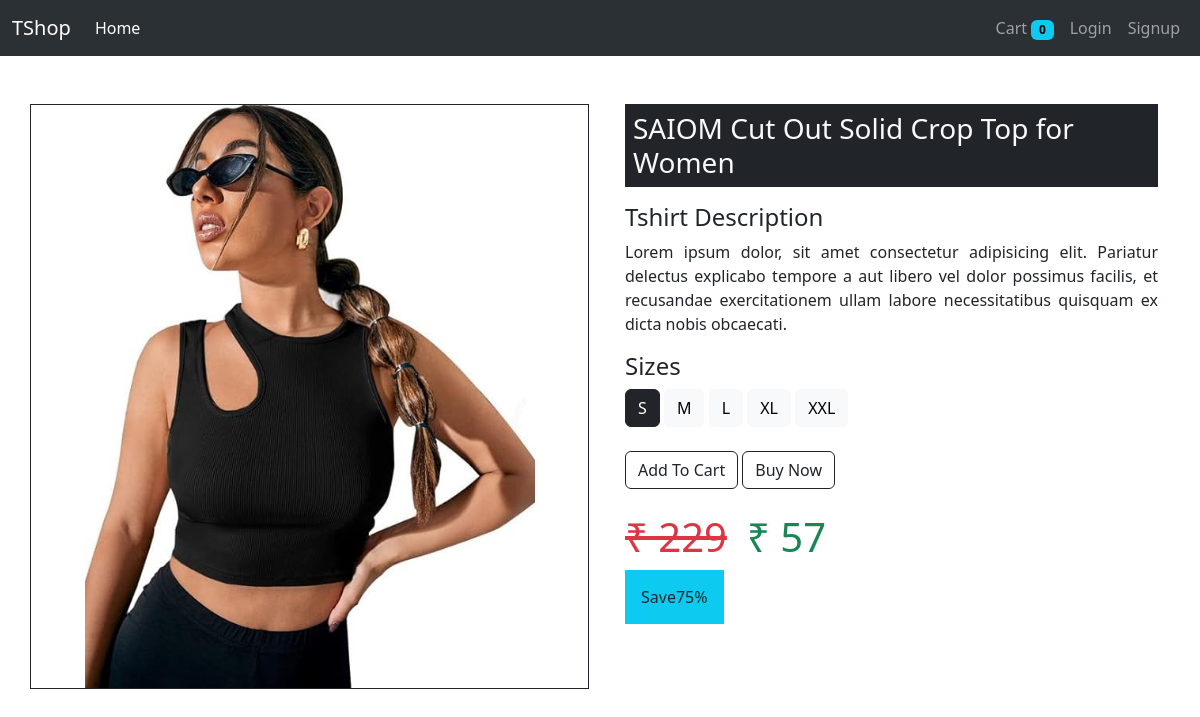
Screenshot of /products/13 with the database file from the repository.
### Store/models.py (models this page shows, shortened)
class Tshirt(models.Model):
    name =  models.CharField(max_length=100, null=False)
    description = models.CharField(max_length=500, null=True)
    discount = models.IntegerField(default=0)
    image = models.ImageField(upload_to='uploads/images', null=False)
    occasion = models.ForeignKey(Occasion, on_delete=models.CASCADE)
    ideal_for = models.ForeignKey(IdealFor, on_delete=models.CASCADE)
    neck_type = models.ForeignKey(NeckType, on_delete=models.CASCADE)
    sleeve = models.ForeignKey(Sleeve, on_delete=models.CASCADE)
    brand = models.ForeignKey(Brand, on_delete=models.CASCADE)
    color = models.ForeignKey(Color, on_delete=models.CASCADE)

class SizeVariant(models.Model):
    SIZES = (
        ("S","Small"),
        ("M","Medium"),
        ("L","Large"),
        ("XL","Extra Large"),
        ("XXL","Extra Extra Large")
    )
    price = models.FloatField(null=False)
    tshirt = models.ForeignKey(Tshirt, on_delete = models.CASCADE)
    size = models.CharField(max_length=5, choices=SIZES)

### Store/views.py (the view)
# urls.py: path('products/<int:id>',views.show_products),
def show_products(request,id):
    tshirt = Tshirt.objects.get(pk=id)
    tsize = request.GET.get('size')
    if tsize==None:
        tsize = tshirt.sizevariant_set.all().order_by('price').first()
    else:
        tsize = tshirt.sizevariant_set.get(size=tsize)
    size_price = floor(tsize.price)
    sell_price = floor(size_price - (size_price*(tshirt.discount/100)))
    context = {
        'tshirt':tshirt,
        'price':size_price,
        'sell_price':sell_price,
        'active_size':tsize
    }
    return render(request, template_name='store/products.html', context=context)

### Store/templatetags/tshirts_tags.py (called while the page is built)
@register.simple_tag #Anotation
def active_button_class(active_size, size):
    if active_size == size:
        return 'dark'
    else:
        return 'light'

@register.filter #Decorator
def rupee(number):
    return f'₹ {number}'

### Store/templates/store/products.html (shortened to what this page needs)
{% extends './base.html' %}
{% load tshirts_tags %}
{% block content %}
<div class="container">
  <div class="row mt-5">
    <div class="col border border-dark text-center me-4">
      <img src="{{tshirt.image.url}}" width="450px" />
    </div>
    <div class="col">
      <h3 class="bg-dark text-light p-2">{{tshirt.name}}</h3>
      <h4 class="mt-3">Tshirt Description</h4>
      <p style="text-align: justify">
        Lorem ipsum dolor, sit amet consectetur adipisicing elit. Pariatur
        delectus explicabo tempore a aut libero vel dolor possimus facilis, et
        recusandae exercitationem ullam labore necessitatibus quisquam ex dicta
        nobis obcaecati.
      </p>
      <h4>Sizes</h4>
      {% for s in tshirt.sizevariant_set.all %}
      <span>
        <a
          href="/products/{{tshirt.id}}?size={{s.size}}"
          class="btn btn-{% active_button_class active_size.size s.size %}"
          >{{s.size}}</a
        >
      </span>
      {% endfor %}
      <br /><br />
      <a
        href="/addtocart/{{tshirt.id}}/{{active_size.size}}?return_url={{request.get_full_path}}"
        class="btn btn-outline-dark"
        >Add To Cart</a
      >
      <a href="/checkout" class="btn btn-outline-dark">Buy Now</a>
      <br /><br />
      <span class="text-danger display-6 me-3"><s>{{price|rupee}}</s></span>
      <span class="text-success display-6">{{sell_price|rupee}}</span>
      <br /><br />
      <span class="bg-info text-dark p-3">Save{{tshirt.discount}}%</span>
    </div>
  </div>
</div>
{% endblock %}

### rows the page displays
Tshirt: image (picture), name "SAIOM Cut Out Solid Crop Top for Women", discount "75"
SizeVariant: size "S"
SizeVariant: size "M"
SizeVariant: size "L"
SizeVariant: size "XL"
SizeVariant: size "XXL"

### other values shown
{{ request.session.cart|length }} "0"
{{ price|rupee }} "₹ 229"
{{ sell_price|rupee }} "₹ 57"
